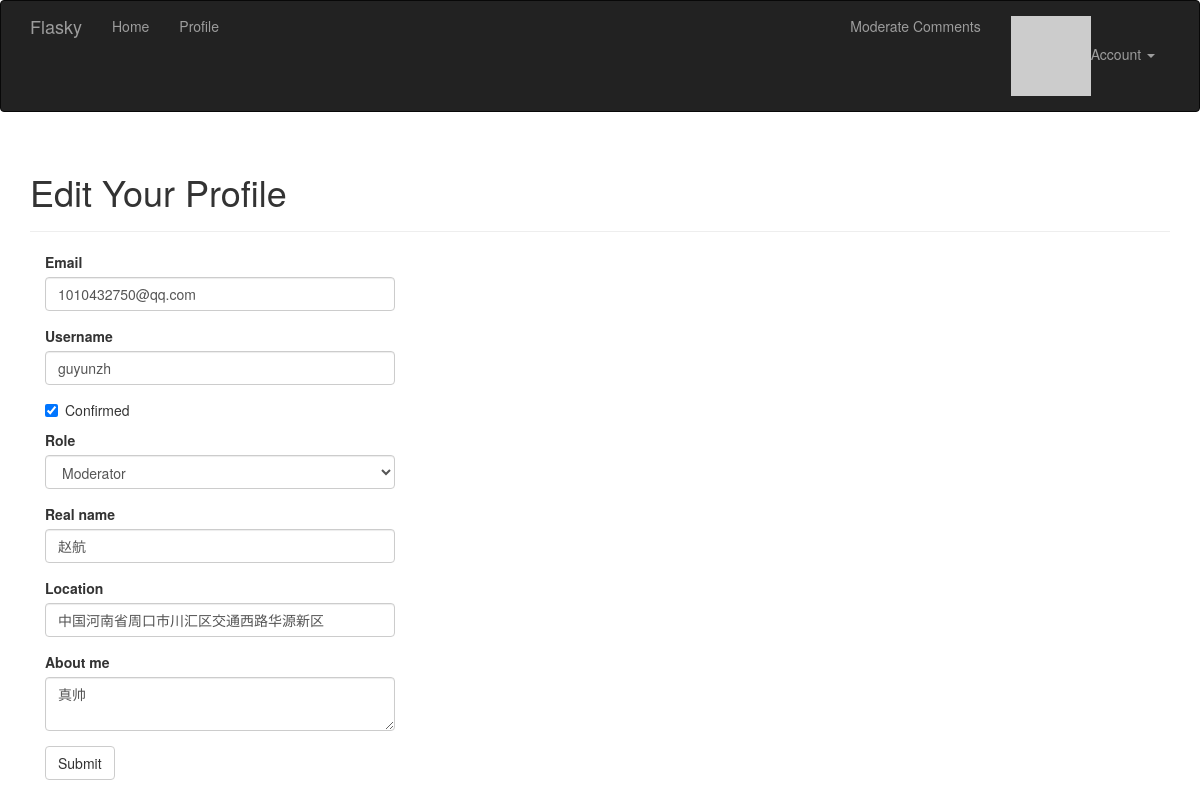
The app's page /edit_profile/2 (signed in) with its own data.
### App/models.py (models this page shows, shortened)
class User(UserMixin,db.Model):
    __tablename__='users'
    id=db.Column(db.Integer,primary_key=True)
    username=db.Column(db.String(64),unique=True,index=True)
    role_id=db.Column(db.Integer,db.ForeignKey('roles.id'))#外键
    password_hash =db.Column(db.String(128))
    email=db.Column(db.String(64),unique=True,index=True)
    confirmed=db.Column(db.Boolean,default=False)   #判断用户是否已经确认过了
    name=db.Column(db.String(64))
    location=db.Column(db.String(64))
    about_me=db.Column(db.Text())
    member_since=db.Column(db.DateTime(),default=datetime.utcnow)
    last_seen=db.Column(db.DateTime(),default=datetime.utcnow)#default为默认值，可直接指定函数
    avatar_hash = db.Column(db.String(32))
    posts=db.relationship('Post',backref='author',lazy='dynamic')
    followed=db.relationship('Follow',foreign_keys=[Follow.follower_id],backref=db.backref('follower',lazy='joined'),
                             lazy='dynamic',cascade='all,delete-orphan')
    followers=db.relationship('Follow',foreign_keys=[Follow.followed_id],backref=db.backref('followed',lazy='joined'),
                              lazy='dynamic',cascade='all,delete-orphan')
    comments=db.relationship('Comment',backref='author',lazy='dynamic')
    def can(self,permissions):  #判断权限
        return self.role is not None and (self.role.permissions & permissions) ==permissions
    def ping(self):
        self.last_seen=datetime.utcnow()
        db.session.add(self)
    @property       #规定了密码不能被读取
    def password(self):
        raise AttributeError('password is not a readable attribute')
    def gravatar(self,size=100,default='identicon',rating='g'):#构建Gravatar URL方法。
        if request.is_secure:
            url='https://secure.gravatar.com/avatar'
        else:
            url='http://www.gravatar.com/avatar'
        hash=self.avatar_hash or hashlib.md5(self.email.encode('utf-8')).hexdigest()
        return '{url}/{hash}?s={size}&d={default}&r={rating}'.format(url=url,hash=hash,size=size,default=default,rating=rating)

### App/main/views.py (the view, shortened to what this page needs)
@main.route('/edit_profile/<int:id>', methods=['GET', 'POST'])  # admin修改资料的
@login_required
@admin_required
def edit_profile_admin(id):  # 管理员修改页面
    user = User.query.get_or_404(id)
    form = EditProfileAdminForm(user=user)
    form.email.data = user.email
    form.username.data = user.username
    form.confirmed.data = user.confirmed
    form.role.data = user.role_id
    form.name.data = user.name
    form.location.data = user.location
    form.about_me.data = user.about_me
    return render_template('edit_profile.html', form=form, user=user)

### App/main/forms.py (shortened to what this page needs)
class EditProfileAdminForm(FlaskForm):#管理员的信息管理
    email=StringField('Email',validators=[Required(),Length(1,64),Email()])
    username=StringField('Username',validators=[Required(),Length(1,64),Regexp('^[A-Za-z0-9_.]*$',0,'Username'
                                                ' must have only letters,numbers,dots or underscores')])
    confirmed=BooleanField('Confirmed')
    role=SelectField('Role',coerce=int)
    name=StringField('Real name',validators=[Length(0,64)])
    location=StringField('Location',validators=[Length(0,64)])
    about_me=TextAreaField('About me')
    submit=SubmitField('Submit')
    def __init__(self,user,*args,**kwargs):
        super(EditProfileAdminForm,self).__init__(*args,**kwargs)
        self.role.choices=[(role.id,role.name) for role in Role.query.order_by(Role.name).all()]
        self.user=user

### App/auth/views.py (called while the page is built)
@auth.before_app_request        #before_app_request是一个钩子，每次请求都会调用该视图函数
def before_request():           #用来处理注册但是未邮箱确认的用户所能看到的信息
    if current_user.is_authenticated :
        current_user.ping()
        if not current_user.confirmed and request.endpoint[:5] !='auth.'\
                                        and request.endpoint !='static':
            return redirect(url_for('auth.unconfirmed'))

### App/main/__init__.py (called while the page is built)
@main.app_context_processor     #上下文处理器，让定义的变量在所有模板中全局可访问
def inject_permissions():
    return dict(Permission=Permission)

### App/models.py (called while the page is built)
@login_manager.user_loader      #用来回调用户的标识符来确认这个用户身份
def load_user(user_id):
    return User.query.get(int(user_id))

### App/templates/edit_profile.html (shortened to what this page needs)
{% extends "base.html" %}
{% import "bootstrap/wtf.html" as wtf %}
{% block page_content %}
<div class="page-header">
    <h1>Edit Your Profile</h1>
</div>
<div class="col-md-4">
    {{ wtf.quick_form(form) }}
</div>
{% endblock %}

### records on screen
User: email "1010432750@qq.com", username "guyunzh", confirmed "☑", role "Moderator", name "赵航", location "中国河南省周口市川汇区交通西路华源新区", about_me "真帅"
